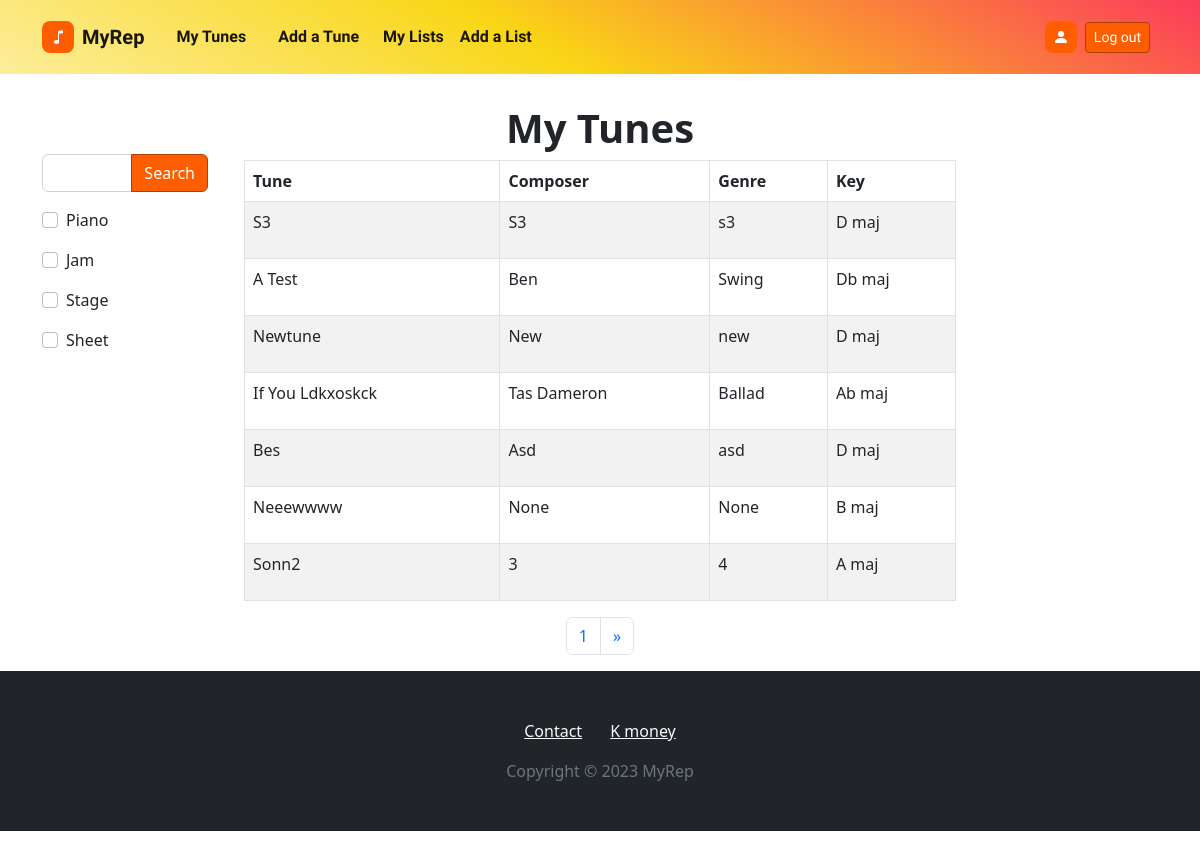
The page /tunes/1/ (signed in) on the database as committed earlier.
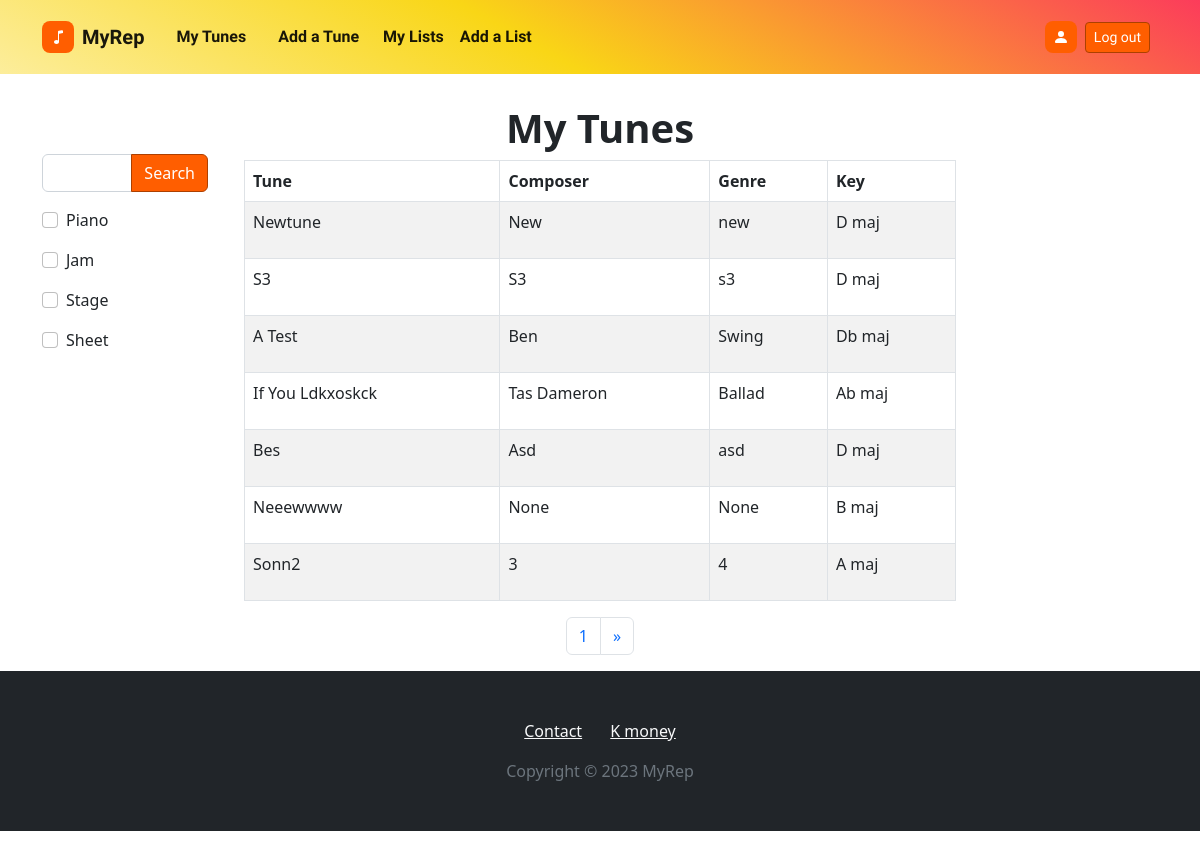
The same page on the database as committed later.
### tunes/models.py (models this page shows, shortened)
class UserTune(models.Model):
    user = models.ForeignKey(settings.AUTH_USER_MODEL, on_delete=models.CASCADE)
    tune = models.ForeignKey(Tune, on_delete=models.CASCADE)
    notes = models.TextField(max_length=400,null=True,blank=True)
    lyrics = models.TextField(max_length=10000, null=True, blank=True)
    playonpiano = models.BooleanField(default=False)
    playonjamsession = models.BooleanField(default=False)
    playonstage = models.BooleanField(default=False)
    havesheet = models.BooleanField(default=False)
    sheet = models.FileField(upload_to= tunes_user_directory_path , blank=True, null=True, validators=[validate_file_extension, validate_file_size])
    updated = models.DateField(auto_now=True)
    created = models.DateField(auto_now_add=True)
    public = models.BooleanField(default=False)
    objects = UserTuneManager()

class Tune(models.Model):
    KEY_CHOICHES = (
        ('C maj','C maj'), ('G maj','G maj'), ('D maj','D maj'), ('A maj','A maj'), ('E maj','E maj'), ('F maj','F maj'),
        ('B maj','B maj'), ('Cb maj','Cb maj'), ('Gb maj','Gb maj'), ('F# maj','F# maj'), ('Db maj','Db maj'),
        ('C# maj','C# maj'), ('Ab maj','Ab maj'), ('Eb maj','Eb maj'), ('Bb maj','Bb maj')
    )
    name = models.CharField(max_length=100)
    composer = models.CharField(max_length=100, null=True, blank=True)
    key = models.CharField(max_length=15, null=True, blank=True, choices=KEY_CHOICHES)
    genre = models.CharField(max_length=100, null=True, blank=True)

### tunes/views.py (the view)
# urls.py: path('tunes/<int:pk>/', usertune_list_view, name='tunes-list-view'),
@login_required
def usertune_list_view(request, pk):
    User = get_user_model()
    user = User.objects.get(id=pk)
    query = request.GET.get('q')
    piano = request.GET.get('playonpiano')
    jam = request.GET.get('playonjamsession')
    stage = request.GET.get('playonstage')
    sheet = request.GET.get('havesheet')
    qs = UserTune.objects.all().filter(user=user).order_by('-updated')
    hx_url = f'/hx/tunes/{pk}/?'
    if query is not None:
        qs = UserTune.objects.search(query=query).filter(user=user)
        hx_url += f'q={query}&'
    if piano == 'on':
        qs = qs.filter(playonpiano=True)
        hx_url += 'playonpiano=on&'
    if jam == 'on':
        qs = qs.filter(playonjamsession=True)
        hx_url += 'playonjamsession=on&'
    if stage == 'on':
        qs = qs.filter(playonstage=True)
        hx_url += 'playonstage=on&'
    if sheet == 'on':
        qs = qs.filter(havesheet=True)
        hx_url += 'havesheet=on&'
    hx_url += 'page='
    search_form = UserTuneSearchForm()
    paginator = Paginator(qs, 7)
    page_number = request.GET.get('page')
    try:
        page_obj = paginator.get_page(page_number)
    except EmptyPage:
        page_obj = paginator.get_page(1)
    context = {
        'paginator': paginator,
        'page_obj' : page_obj,
        'search_form' : search_form,
        'hx_url': hx_url,
    }
    if user != request.user:
        return redirect('home-view')
    return render(request, 'pages/tune_list.html', context)

### tunes/forms.py
class UserTuneSearchForm(forms.ModelForm):
    q = forms.CharField(max_length=100, label='', required=False)
    class Meta:
        model = UserTune
        fields = ('playonpiano', 'playonjamsession', 'playonstage', 'havesheet')
        labels = {
        "playonpiano": "Piano",
        'playonjamsession': 'Jam',
        'playonstage': 'Stage',
        'havesheet': 'Sheet'
    }
    def __init__(self, *args, **kwargs):
        super().__init__(*args, **kwargs)
        self.helper = FormHelper()
        self.helper.form_tag = False
        self.helper.disable_csrf = True
        self.helper.layout = Layout(
                FieldWithButtons(
                    Field('q',), Submit('', 'Search')),
                'playonpiano',
                'playonjamsession',
                'playonstage',
                'havesheet'
        )

### accounts/models.py (called while the page is built)
    @property
    def is_active(self):
        return self.active

### templates/pages/tune_list.html (shortened to what this page needs)
{% extends 'main/main.html' %}
{% block left-content %}
    {% include 'main/search_form.html' %}
{% endblock left-content %}
{% block content %}
<head>
</head>
<body>
    <h1 style="font-weight: bold; text-align:center;">My Tunes</h1>
    <div class="container" style="min-height:50 vh" id='search-results'><table id="example" class="table table-striped table-bordered" cellspacing="0" width="100%">
        <thead>
            <tr>
                <th>Tune</th>
                <th>Composer</th>
                <th>Genre</th>
                <th>Key</th>
            </tr>
        </thead>
        <div>
            <tbody>
                {% for usertune in page_obj %}
                <tr>
                    <td><p><a class='text-start' href={% url 'tunes-detail-view' usertune.user.id usertune.id %}>{{usertune.tune.name|title}}</a></p></td>
                    <td><p class="text-start">{{usertune.tune.composer|title}}</p></td>
                    <td><p class="text-start">{{usertune.tune.genre}}</p></td>
                    <td><p class="text-start">{{usertune.tune.key}}</p></td>
                </tr>
                {% endfor %}
            </tbody>
    </table>
    <div id='pagination'>
        {% include 'main/pagination.html' %}
        </div>
    </div>
</div></table></div></body>
{% endblock content %}

Rows that differ between the two databases and show on the page:
changed UserTune "Newtune": moves up the list
